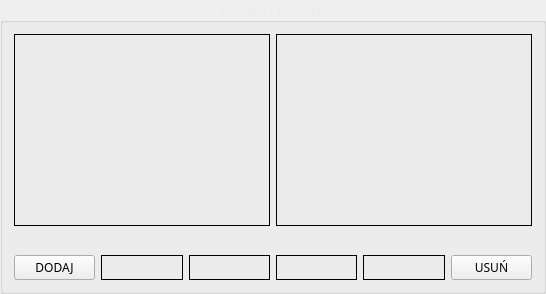
         <widget class="QGroupBox" name="mealFourBox">
          <property name="font">
           <font>
            <family>Bahnschrift</family>
            <weight>50</weight>
            <bold>false</bold>
           </font>
          </property>
          <property name="styleSheet">
           <string notr="true">QGroupBox {color: rgb(235, 235, 235); }</string>
          </property>
          <property name="title">
           <string>CZWARTY POSIŁEK</string>
          </property>
          <property name="alignment">
           <set>Qt::AlignCenter</set>
          </property>
          <layout class="QGridLayout" name="gridLayout_6">
           <item row="2" column="3">
            <widget class="QLabel" name="showFatsFour">
             <property name="font">
              <font>
               <family>Bahnschrift Light</family>
               <pointsize>10</pointsize>
               <weight>75</weight>
               <bold>true</bold>
              </font>
             </property>
             <property name="styleSheet">
              <string notr="true">QLabel { background-color: rgb(235, 235, 235); }</string>
             </property>
             <property name="frameShape">
              <enum>QFrame::Box</enum>
             </property>
             <property name="text">
              <string/>
             </property>
             <property name="alignment">
              <set>Qt::AlignCenter</set>
             </property>
            </widget>
           </item>
           <item row="0" column="3" colspan="3">
            <widget class="QListWidget" name="mealFourRight">
             <property name="font">
              <font>
               <family>Bahnschrift Light</family>
              </font>
             </property>
             <property name="styleSheet">
              <string notr="true">QWidget { background-color: rgb(235, 235, 235); }</string>
             </property>
             <property name="frameShape">
              <enum>QFrame::Box</enum>
             </property>
             <property name="frameShadow">
              <enum>QFrame::Plain</enum>
             </property>
             <property name="dragDropMode">
              <enum>QAbstractItemView::NoDragDrop</enum>
             </property>
             <property name="defaultDropAction">
              <enum>Qt::MoveAction</enum>
             </property>
             <property name="viewMode">
              <enum>QListView::ListMode</enum>
             </property>
            </widget>
           </item>
           <item row="1" column="2">
            <widget class="QLabel" name="proteinLabel_6">
             <property name="font">
              <font>
               <family>Bahnschrift Light</family>
               <weight>50</weight>
               <bold>false</bold>
              </font>
             </property>
             <property name="styleSheet">
              <string notr="true">QLabel {color: rgb(235, 235, 235); }</string>
             </property>
             <property name="text">
              <string>BIAŁKO</string>
             </property>
             <property name="alignment">
              <set>Qt::AlignCenter</set>
             </property>
            </widget>
           </item>
           <item row="2" column="1">
            <widget class="QLabel" name="showKcalsFour">
             <property name="font">
              <font>
               <family>Bahnschrift Light</family>
               <pointsize>10</pointsize>
               <weight>75</weight>
               <bold>true</bold>
              </font>
             </property>
             <property name="layoutDirection">
              <enum>Qt::LeftToRight</enum>
             </property>
             <property name="styleSheet">
              <string notr="true">QLabel { background-color: rgb(235, 235, 235); }</string>
             </property>
             <property name="frameShape">
              <enum>QFrame::Box</enum>
             </property>
             <property name="text">
              <string/>
             </property>
             <property name="alignment">
              <set>Qt::AlignCenter</set>
             </property>
            </widget>
           </item>
           <item row="1" column="4">
            <widget class="QLabel" name="carbonLabel_6">
             <property name="font">
              <font>
               <family>Bahnschrift Light</family>
               <weight>50</weight>
               <bold>false</bold>
              </font>
             </property>
             <property name="styleSheet">
              <string notr="true">QLabel {color: rgb(235, 235, 235); }</string>
             </property>
             <property name="frameShape">
              <enum>QFrame::NoFrame</enum>
             </property>
             <property name="text">
              <string>WĘGLE</string>
             </property>
             <property name="alignment">
              <set>Qt::AlignCenter</set>
             </property>
            </widget>
           </item>
           <item row="2" column="2">
            <widget class="QLabel" name="showProteinsFour">
             <property name="font">
              <font>
               <family>Bahnschrift Light</family>
               <pointsize>10</pointsize>
               <weight>75</weight>
               <bold>true</bold>
              </font>
             </property>
             <property name="styleSheet">
              <string notr="true">QLabel { background-color: rgb(235, 235, 235); }</string>
             </property>
             <property name="frameShape">
              <enum>QFrame::Box</enum>
             </property>
             <property name="text">
              <string/>
             </property>
             <property name="alignment">
              <set>Qt::AlignCenter</set>
             </property>
            </widget>
           </item>
           <item row="2" column="4">
            <widget class="QLabel" name="showCarbonsFour">
             <property name="font">
              <font>
               <family>Bahnschrift Light</family>
               <pointsize>10</pointsize>
               <weight>75</weight>
               <bold>true</bold>
              </font>
             </property>
             <property name="styleSheet">
              <string notr="true">QLabel { background-color: rgb(235, 235, 235); }</string>
             </property>
             <property name="frameShape">
              <enum>QFrame::Box</enum>
             </property>
             <property name="text">
              <string/>
             </property>
             <property name="alignment">
              <set>Qt::AlignCenter</set>
             </property>
            </widget>
           </item>
           <item row="2" column="0">
            <widget class="QPushButton" name="addItemFour">
             <property name="font">
              <font>
               <family>Bahnschrift Light</family>
               <weight>50</weight>
               <bold>false</bold>
              </font>
             </property>
             <property name="text">
              <string>DODAJ</string>
             </property>
            </widget>
           </item>
           <item row="2" column="5">
            <widget class="QPushButton" name="delItemFour">
             <property name="font">
              <font>
               <family>Bahnschrift Light</family>
               <weight>50</weight>
               <bold>false</bold>
              </font>
             </property>
             <property name="text">
              <string>USUŃ</string>
             </property>
            </widget>
           </item>
           <item row="1" column="1">
            <widget class="QLabel" name="dietLabel_6">
             <property name="font">
              <font>
               <family>Bahnschrift Light</family>
               <weight>50</weight>
               <bold>false</bold>
              </font>
             </property>
             <property name="layoutDirection">
              <enum>Qt::RightToLeft</enum>
             </property>
             <property name="styleSheet">
              <string notr="true">QLabel {color: rgb(235, 235, 235); }</string>
             </property>
             <property name="text">
              <string>KALORIE</string>
             </property>
             <property name="alignment">
              <set>Qt::AlignCenter</set>
             </property>
            </widget>
           </item>
           <item row="1" column="3">
            <widget class="QLabel" name="fatLabel_6">
             <property name="font">
              <font>
               <family>Bahnschrift Light</family>
               <weight>50</weight>
               <bold>false</bold>
              </font>
             </property>
             <property name="styleSheet">
              <string notr="true">QLabel {color: rgb(235, 235, 235); }</string>
             </property>
             <property name="text">
              <string>TŁUSZCZE</string>
             </property>
             <property name="alignment">
              <set>Qt::AlignCenter</set>
             </property>
            </widget>
           </item>
           <item row="0" column="0" colspan="3">
            <widget class="QListWidget" name="mealFourLeft">
             <property name="font">
              <font>
               <family>Bahnschrift Light</family>
              </font>
             </property>
             <property name="styleSheet">
              <string notr="true">QWidget { background-color: rgb(235, 235, 235); }</string>
             </property>
             <property name="frameShape">
              <enum>QFrame::Box</enum>
             </property>
             <property name="frameShadow">
              <enum>QFrame::Plain</enum>
             </property>
             <property name="dragDropMode">
              <enum>QAbstractItemView::NoDragDrop</enum>
             </property>
             <property name="defaultDropAction">
              <enum>Qt::MoveAction</enum>
             </property>
             <property name="viewMode">
              <enum>QListView::ListMode</enum>
             </property>
             <property name="sortingEnabled">
              <bool>true</bool>
             </property>
            </widget>
           </item>
          </layout>
         </widget>
